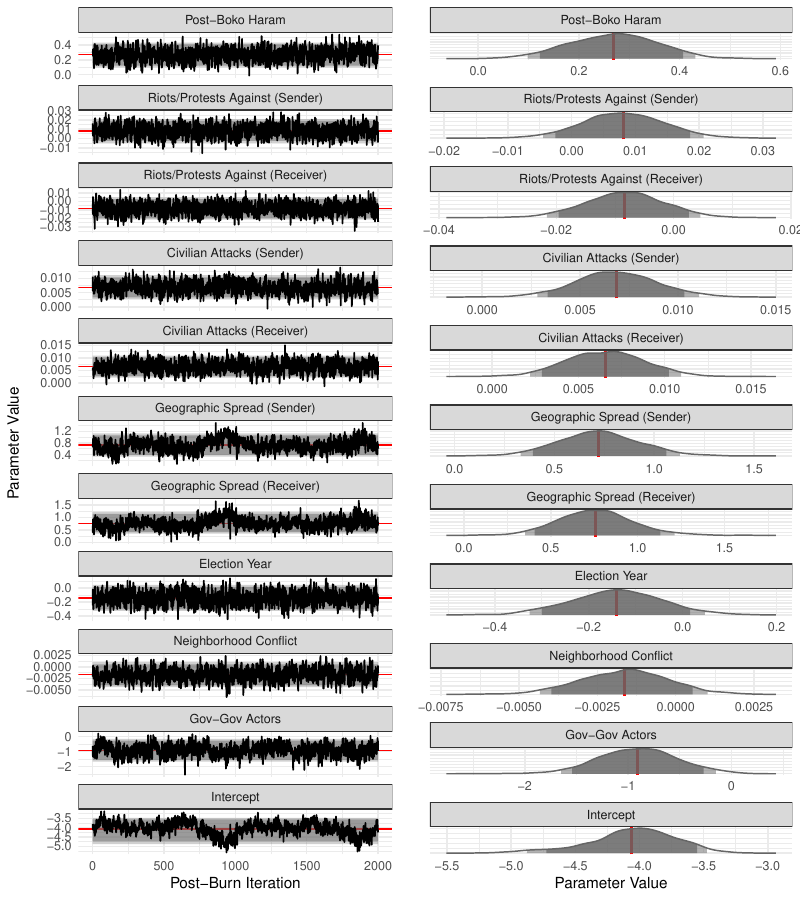

Source code (R):
################
# workspace
source('../main/setup.R')
source('../main/paramPlot2.R')
################

################
# load data
load('../main/ameResults.rda') # load AME mod results

# quick trace plot
mcmcData = ameFits$base$BETA
varKey = data.frame(dirty=colnames(mcmcData),stringsAsFactors=FALSE)
varKey$clean = c(
	'Intercept',
	'Riots/Protests Against (Sender)', 'Civilian Attacks (Sender)', 'Geographic Spread (Sender)',
	'Riots/Protests Against (Receiver)', 'Civilian Attacks (Receiver)', 'Geographic Spread (Receiver)',
	'Gov-Gov Actors','Post-Boko Haram', 'Election Year', 'Neighborhood Conflict')
varKey = varKey[c(9,2,5,3,6,4,7,10,11,8,1),]
ggsave(
	paramPlot2(mcmcData, varKey), 
	file='floats/figureA1.pdf', width=8,height=9)
################